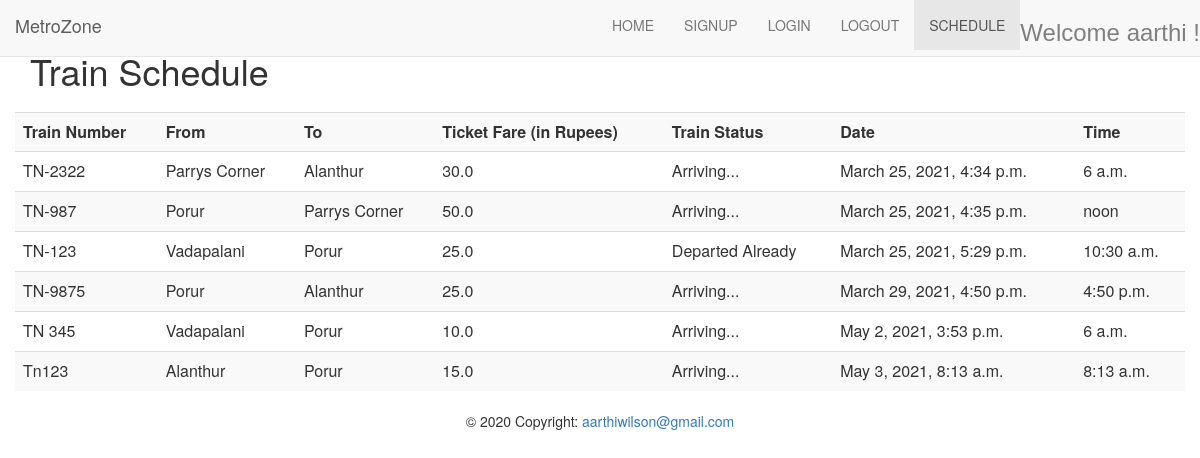
Screenshot of /sc/ (signed in) with the database file from the repository.
### tracd_app/models.py (models this page shows, shortened)
class Schedule(models.Model):
	CATEGORY=(
			('Anna Nagar','Anna Nagar'),
			('Alanthur','Alanthur'),
			('Parrys Corner','Parrys Corner'),
			('Porur','Porur'),
			('Vadapalani','Vadapalani'),
			('Koyembedu','Koyembedu'),
		)
	CATEGORY2=(
		('Arriving...','Arriving...'),
		('Departed Already','Departed Already'),
		('Cancelled','Cancelled'),
		('Late','Late'),
		)
	date=models.DateTimeField(auto_now_add=True, null=True)
	Train_No=models.CharField(max_length=100, null=True)
	To=models.CharField(max_length=100, null=True, choices=CATEGORY)
	From=models.CharField(max_length=100, null=True, choices=CATEGORY)
	Train_fare=models.FloatField(null=True)
	Train_Status=models.CharField(max_length=100, null=True, choices=CATEGORY2)
	Time_of_arrival=models.TimeField(auto_now=False, auto_now_add=False)

### tracd_app/views.py (the view)
# urls.py: path('sc/',views.schedule_view,name="sc"),
def schedule_view(request,*args,**kwargs):
	schedule=Schedule.objects.all()
	return render(request,"tracd_app/schedule.html",{'schedule':schedule})

### tracd_app/templates/tracd_app/schedule.html (shortened to what this page needs)
{% extends 'tracd_app/dashboard.html' %}
{% block content %}
<div class="col-lg-12">
		<div class="card card-body">
			<h1 class="panel-heading" >Train Schedule</h1>
			<table class="table table-striped">
				<tr>
					<th> Train Number</th>
					<th> From</th>
					<th> To</th>
					<th>Ticket Fare (in Rupees)</th>
					<th>Train Status</th>
					<th>Date</th>
					<th>Time</th>
				</tr>
				{% for i in schedule %}
					<tr>
					<td>{{i.Train_No}}</td>
					<td>{{i.From}}</td>
					<td>{{i.To}}</td>
					<td>{{i.Train_fare}}</td>
					<td>{{i.Train_Status}}</td>
					<td>{{i.date}}</td>
					<td>{{i.Time_of_arrival}}</td>
					</tr>
				{% endfor %}
			</table>
		</div>
	</div>
{% endblock %}<div class="row">

### tracd_app/templates/tracd_app/navbar.html (shortened to what this page needs)
<!DOCTYPE html>
<html lang="en">
<head>
  <link rel="stylesheet" href="https://maxcdn.bootstrapcdn.com/bootstrap/3.4.1/css/bootstrap.min.css">
</head>
<body>
<nav class="navbar navbar-default navbar-fixed-top">
  <div class="container-fluid">
    <div class="navbar-header">
      <a class="navbar-brand" href="#myPage">MetroZone</a>
    </div>
    <div class="collapse navbar-collapse" id="myNavbar">
      <ul class="nav navbar-nav navbar-right">
        <li><a href="{% url 'hm' %}">HOME</a></li>
        <li><a href="{% url 'signup' %}">SIGNUP</a></li>
        <li><a href="{% url 'login' %}">LOGIN</a></li>
        <li><a href="{% url 'logout' %}">LOGOUT</a></li>
        <li class="active"><a href="{% url 'sc' %}">SCHEDULE</a></li>
        <li><h3 style="color: grey ; font-family: Montserrat, sans-serif">Welcome {{ user.username }} !</h3></li>
      </ul>
    </div>
  </div>
</nav>
</body>
</html>

### rows the page displays
Schedule: Train_No "TN-2322", From "Parrys Corner", To "Alanthur", Train_fare "30.0", Train_Status "Arriving...", date "March 25, 2021, 4:34 p.m.", Time_of_arrival "6 a.m."
Schedule: Train_No "TN-987", From "Porur", To "Parrys Corner", Train_fare "50.0", Train_Status "Arriving...", date "March 25, 2021, 4:35 p.m.", Time_of_arrival "noon"
Schedule: Train_No "TN-123", From "Vadapalani", To "Porur", Train_fare "25.0", Train_Status "Departed Already", date "March 25, 2021, 5:29 p.m.", Time_of_arrival "10:30 a.m."
Schedule: Train_No "TN-9875", From "Porur", To "Alanthur", Train_fare "25.0", Train_Status "Arriving...", date "March 29, 2021, 4:50 p.m.", Time_of_arrival "4:50 p.m."
Schedule: Train_No "TN 345", From "Vadapalani", To "Porur", Train_fare "10.0", Train_Status "Arriving...", date "May 2, 2021, 3:53 p.m.", Time_of_arrival "6 a.m."
Schedule: Train_No "Tn123", From "Alanthur", To "Porur", Train_fare "15.0", Train_Status "Arriving...", date "May 3, 2021, 8:13 a.m.", Time_of_arrival "8:13 a.m."

### other values shown
{{ user.username }} "aarthi"
